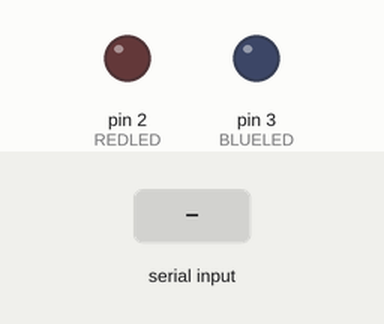
This sketch was run on a simulated Arduino Uno, built with avr-gcc and run on an emulated ATmega328P. Parts: output pins drawn as LEDs (lit = HIGH). The inputs (shaded band) are chosen by the test bench.

Above: at 1.2 s.
1.3 s: "1" received over the second serial link
At 2.5 s:
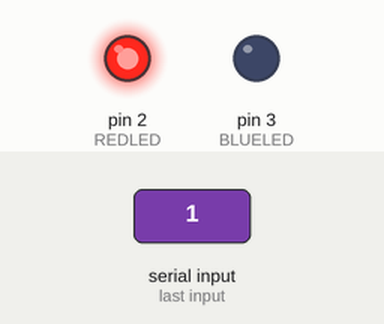
2.8 s: "2" received over the second serial link
At 3.7 s:
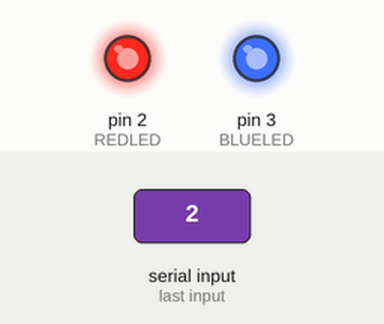
4.3 s: "1" received over the second serial link
At 4.8 s:
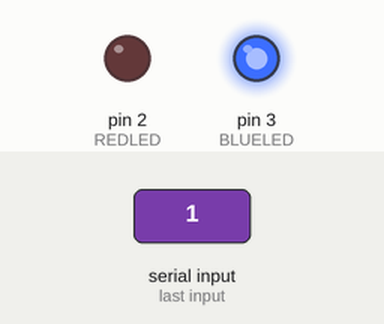
Timing chart, 0 to 7.3 s (numbered marks = the images above; inputs shaded):
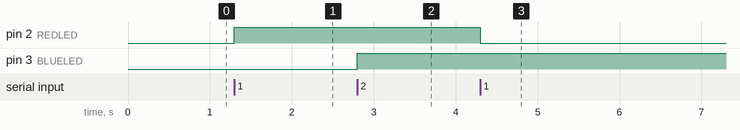

The sketch:

EX3.ino
```cpp
#include <SoftwareSerial.h>

SoftwareSerial wirelessNetworkYT(10, 11);

char DAT = 0;
int REDLED = 2;
int BLUELED = 3;
int REDON=0;
int BLUEON=0;

void setup(){
  wirelessNetworkYT.begin(38400);
  pinMode(REDLED, OUTPUT);
  pinMode(BLUELED, OUTPUT);
}

void loop(){
  if (wirelessNetworkYT.available()){
    DAT = wirelessNetworkYT.read();
    if ( DAT == '1' && REDON==0 ){
      digitalWrite (REDLED, HIGH);
      REDON=1;
      delay(1000);
    } else {
      if ( DAT == '1' && REDON==1 ){
        digitalWrite (REDLED, LOW);
        REDON=0;
        delay(1000);
      }
    }
    if( DAT == '2' && BLUEON==0 ){
      digitalWrite (BLUELED, HIGH);
      BLUEON=1;
      delay(1000);
    } else {
      if ( DAT == '2' && BLUEON==1 ){
        digitalWrite (BLUELED, LOW);
        BLUEON=0;
        delay(1000);
      }
    }
  }
}
```

Measured:
- after the input at 1.3 s, pin 2 (REDLED): LOW → HIGH at once
- after the input at 2.8 s, pin 3 (BLUELED): LOW → HIGH at once
- after the input at 4.3 s, pin 2 (REDLED): HIGH → LOW at once
